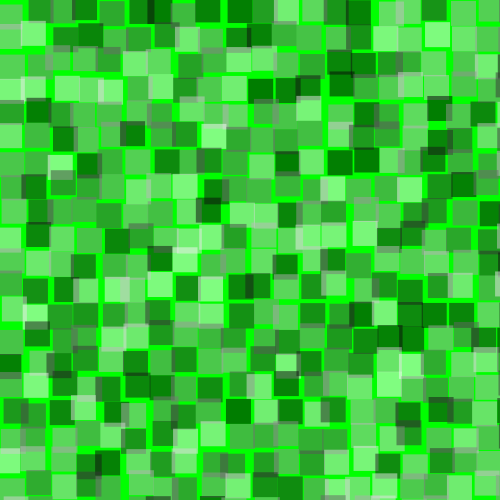
Frame 1 (no input)
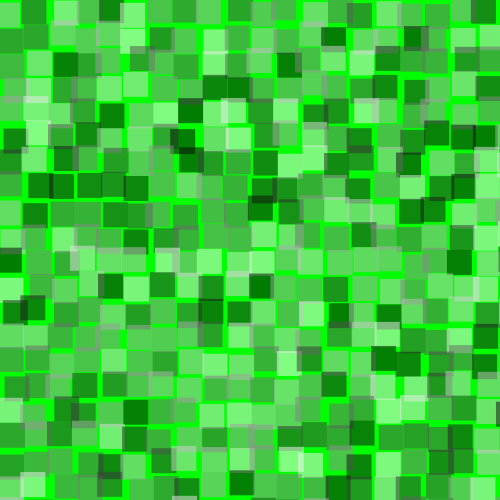
Frame 2 (the mouse pressed at the canvas centre, redrawn once)

The Processing sketch that drew these frames (run headless with seeded random() and noise(); the mouse was pressed at the canvas centre and the sketch redrawn once):

// Processing sketch: Mattonelle
// ── Mattonelle.pde
int q=20;
int d;

void setup(){
  size(500,500);
  d=width/q;
  noStroke();
  noLoop();
}

void draw(){
  background(0,255,0);
  for(int y=0; y<=height; y+=d){
    for(int x=0; x<=width; x+=d){
      fill(random(255),130);
      rect(x+random(-5,5),y+random(-5,5),d,d);
    }
  }
}
